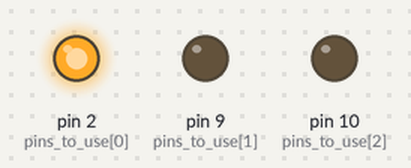
Simulated run of this sketch. Board: Arduino Uno, built with avr-gcc and run on an emulated ATmega328P. Shown: output pins drawn as LEDs (lit = HIGH).

Above: at 0.05 s.
At 0.75 s:
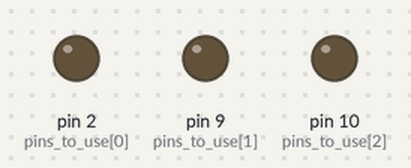
At 1.45 s:
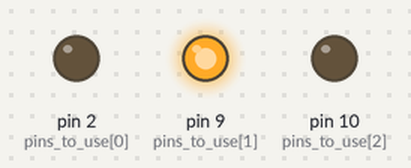
At 2.85 s:
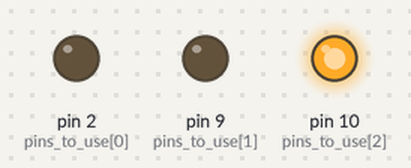
Timing chart, 0 to 3.1 s (numbered marks = the images above):
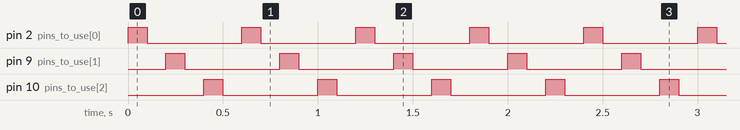

Measured:
- by itself, pin 2 (pins_to_use[0]), pin 9 (pins_to_use[1]), pin 10 (pins_to_use[2]): alternates HIGH for 0.10 s and LOW for 0.50 s

The sketch:

sketch.ino
```cpp
const int N = 3;
int pins_to_use[N] = {2,9,10};

// the setup function runs once when you press reset or power the board
void setup() {
  for (int i = 0; i < N; i++) {
    pinMode(pins_to_use[i], OUTPUT);
  }
}

// the loop function runs over and over again forever
void loop() {
  for (int i = 0; i < N; i++) {
    digitalWrite(pins_to_use[i], HIGH);
    delay(100);
    digitalWrite(pins_to_use[i], LOW);
    delay(100);
  }
}
```
